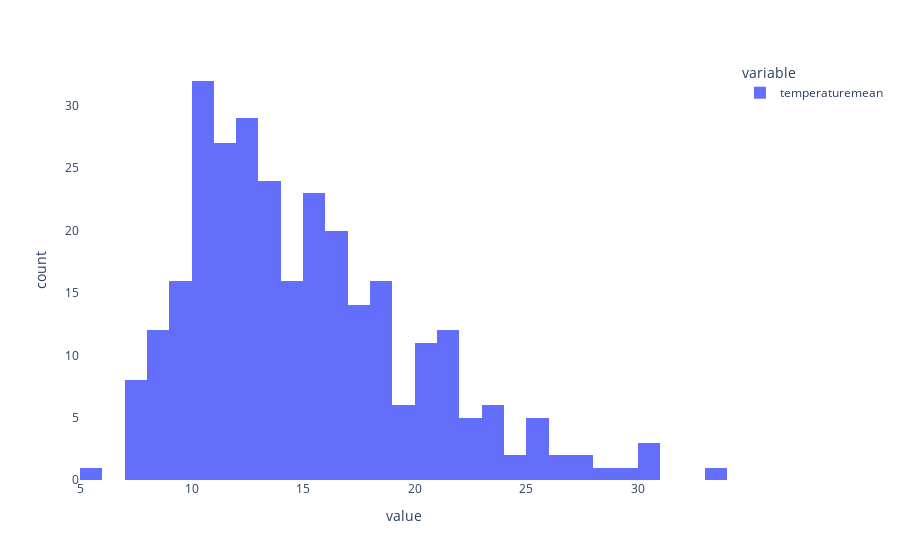

Notebook source saved alongside this figure:
### Code cell
def histogram(dataset,variable,startDate,endDate,period):


    dataset["datetime"] = pd.to_datetime(dataset["datetime"])
    daterange = pd.date_range(startDate, endDate, freq=period)

    filtered_dataset = dataset[dataset["datetime"].isin(daterange)]

    fig = px.histogram(filtered_dataset,x = variable,nbins=31)
    fig.update_layout(plot_bgcolor='white')

    fig.show()

startDate = pd.Timestamp("2000-01-01", tz='UTC')
endDate = pd.Timestamp("2024-07-31", tz='UTC')
variable = ["temperaturemean"]
period = "M"
print(histogram(dataset,variable,startDate,endDate,period))

### Figure 1 — Plotly figure (JSON) as saved in the notebook; plotly's stock layout.template omitted (floating-point values rounded to 4 significant figures; data arrays with more than 128 entries replaced by an {"elided": "..."} marker saying what was removed)
{"data": [{"alignmentgroup": "True", "bingroup": "x", "hovertemplate": "variable=temperaturemean<br>value=%{x}<br>count=%{y}<extra></extra>", "legendgroup": "temperaturemean", "marker": {"color": "#636efa", "pattern": {"shape": ""}}, "name": "temperaturemean", "nbinsx": 31, "offsetgroup": "temperaturemean", "orientation": "v", "showlegend": true, "type": "histogram", "x": {"elided": "295 float values"}, "xaxis": "x", "yaxis": "y"}], "layout": {"barmode": "relative", "legend": {"title": {"text": "variable"}, "tracegroupgap": 0}, "margin": {"t": 60}, "plot_bgcolor": "white", "xaxis": {"anchor": "y", "domain": [0, 1], "title": {"text": "value"}}, "yaxis": {"anchor": "x", "domain": [0, 1], "title": {"text": "count"}}}}
